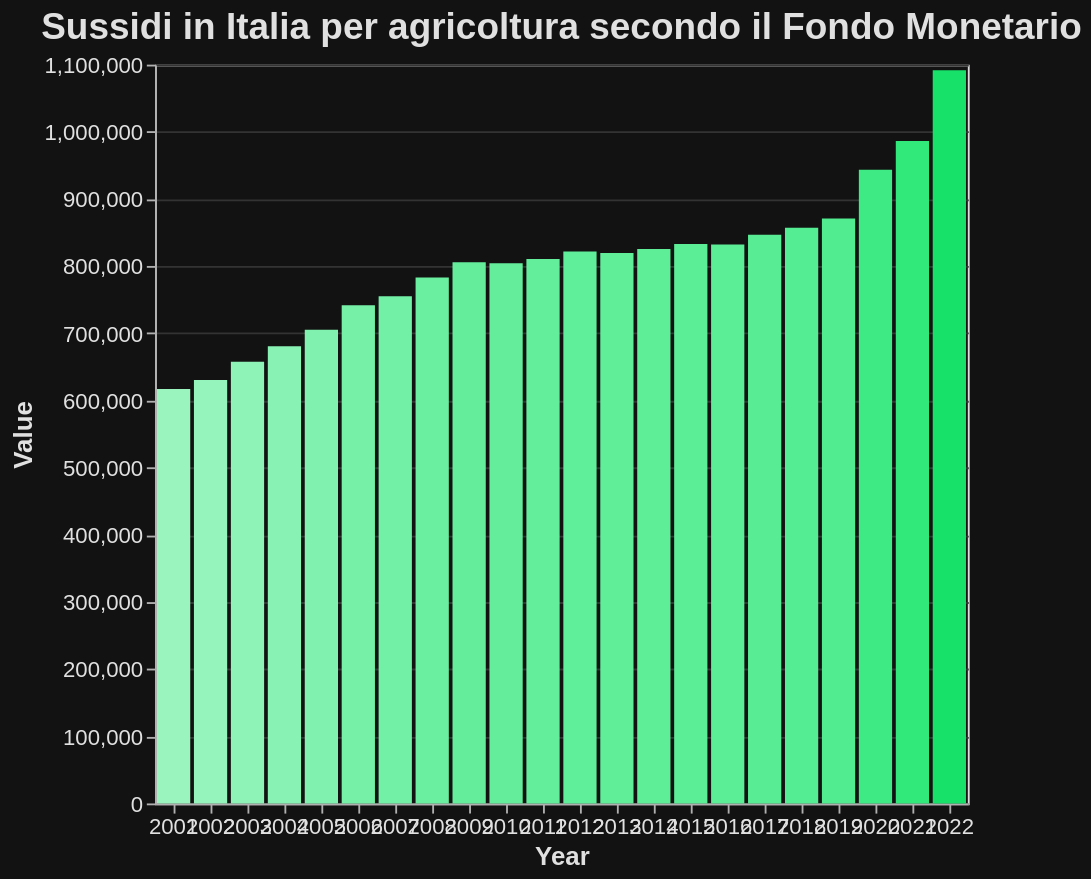

Express this chart as Vega-Lite.
### Vega-Lite specification from a JSON file in a GitHub repository (floating-point values rounded to 4 significant figures)
{"$schema": "https://vega.github.io/schema/vega-lite/v5.17.0.json", "config": {"axis": {"domainColor": "#B0B0B0", "gridColor": "#333333", "labelColor": "#E0E0E0", "labelFontSize": 12, "tickColor": "#B0B0B0", "titleColor": "#E0E0E0", "titleFontSize": 14}, "background": "#121212", "legend": {"labelColor": "#E0E0E0", "titleColor": "#E0E0E0"}, "mark": {"color": "#1f77b4"}, "title": {"color": "#E0E0E0", "fontSize": 20}}, "data": {"name": "data-2aeefea6411b9a4fed7f67ff28020110"}, "datasets": {"data-2aeefea6411b9a4fed7f67ff28020110": [{"Value": 617051, "Year": 2001}, {"Value": 630369, "Year": 2002}, {"Value": 657771, "Year": 2003}, {"Value": 680718, "Year": 2004}, {"Value": 705459, "Year": 2005}, {"Value": 741766, "Year": 2006}, {"Value": 755305, "Year": 2007}, {"Value": 783156, "Year": 2008}, {"Value": 805888, "Year": 2009}, {"Value": 804370, "Year": 2010}, {"Value": 810686, "Year": 2011}, {"Value": 821712, "Year": 2012}, {"Value": 819381, "Year": 2013}, {"Value": 825502, "Year": 2014}, {"Value": 832927, "Year": 2015}, {"Value": 832265, "Year": 2016}, {"Value": 846821, "Year": 2017}, {"Value": 857245, "Year": 2018}, {"Value": 870860, "Year": 2019}, {"Value": 943494, "Year": 2020}, {"Value": 986167, "Year": 2021}, {"Value": 1091530, "Year": 2022}]}, "encoding": {"color": {"field": "Value", "legend": null, "scale": {"interpolate": "hsl", "scheme": ["#99f4be", "#18E169"]}, "type": "quantitative"}, "tooltip": [{"field": "Value", "format": ",", "type": "quantitative"}], "x": {"axis": {"labelAngle": 0}, "field": "Year", "title": "Year", "type": "ordinal"}, "y": {"field": "Value", "title": "Value", "type": "quantitative"}}, "height": 400, "mark": {"color": "#18E169", "type": "bar"}, "title": "Sussidi in Italia per agricoltura secondo il Fondo Monetario", "width": "container"}
